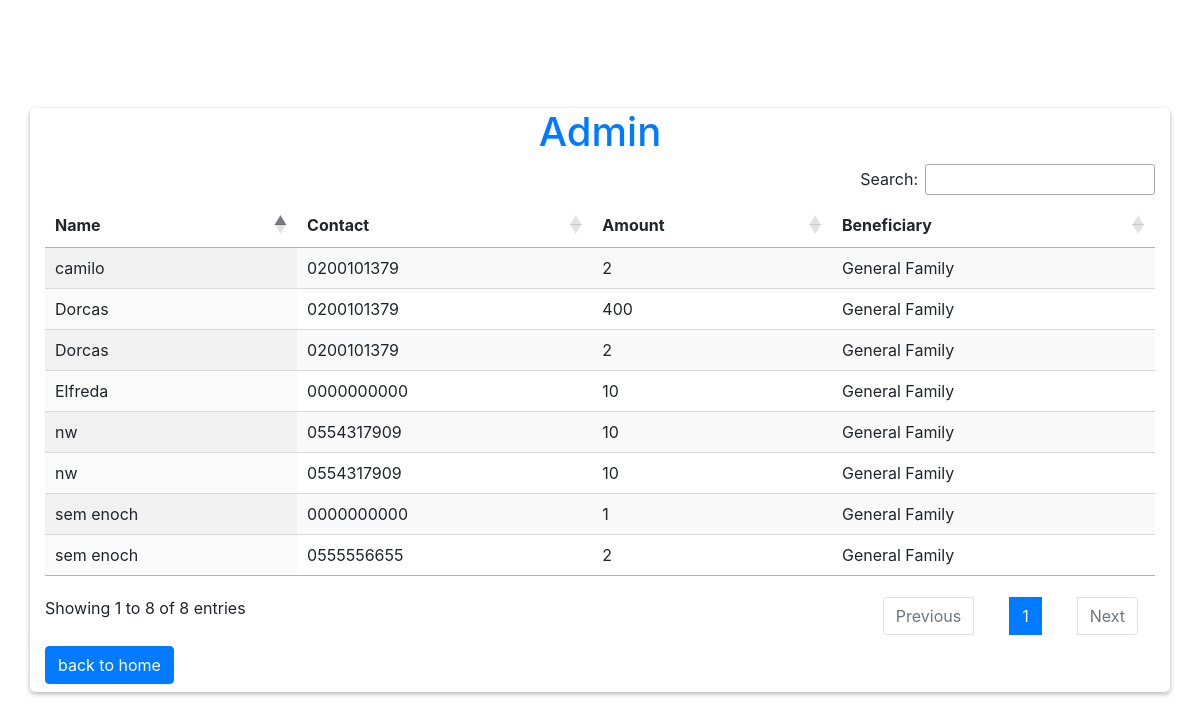
/admin, run on an earlier commit of the app's database.
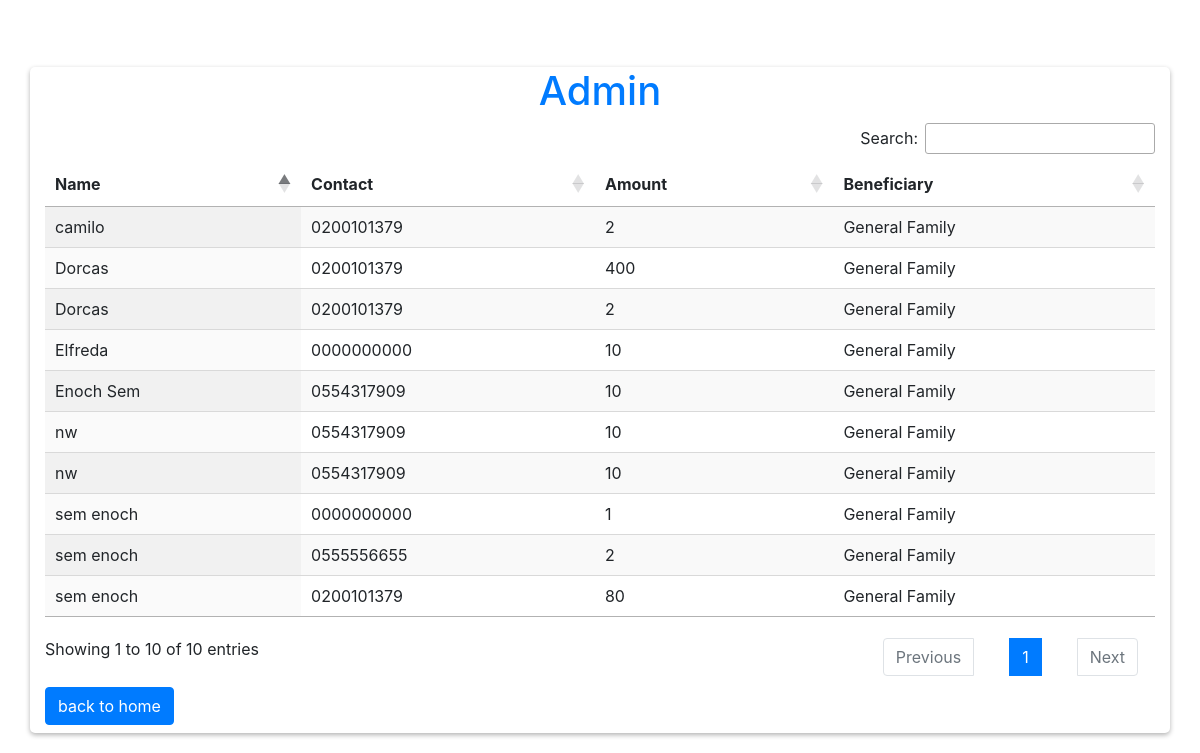
And on a later commit of the database.
### tables this page shows
CREATE TABLE contributor(
    id INTEGER PRIMARY KEY AUTOINCREMENT,
    name TEXT NOT NULL, 
	contact TEXT NOT NULL,
	amount TEXT NOT NULL,
	beneficiary TEXT NOT NULL
    );

### app.py (the view)
@app.route("/admin")
def admin():
    db = DB()
    contributors = db.select_all(TABLE_NAME)
    lenght = len(contributors)
    return render_template("admin.html", contributors = contributors, lenght = lenght)

### db.py (called while the page is built)
    def select_all(self,tb_name):
        self.cur.execute("SELECT * FROM {}".format(tb_name))
        data = self.cur.fetchall()
        return data

### templates/admin.html (shortened to what this page needs)
{% extends "base.html" %}
{% block body %}
<div class="container pb-2">
    <div class="text-primary text-center"><h1>Admin</h1></div>
        <div id="tb_rapper">
            <table id="table_id" class="display">
                <thead>
                    <tr>
                        <th>Name</th>
                        <th>Contact</th>
                        <th>Amount</th>
                        <th>Beneficiary</th>
                    </tr>
                </thead>
                <tbody>
                    {% if lenght >0 %}
                    {% for contributor in range(lenght)%}
                    <tr>
                        <td>{{contributors[contributor][1]}}</td>
                        <td>{{contributors[contributor][2]}}</td>
                        <td>{{contributors[contributor][3]}}</td>
                        <td>{{contributors[contributor][4]}}</td>
                    </tr>
                    {% else %}
                    <tr>
                        <center><td>No Contributions Yet</td></center>
                    </tr>
                    {% endfor%}
                    {% endif%}
                </tbody>
            </table>
        </div>
        <a class="btn btn-primary mr-3" href="/">back to home</a>
</div>
{% endblock %}

What changed in the data, as far as the page shows it:
added contributor: name "sem enoch", contact "0200101379", amount "80", beneficiary "General Family"
added contributor: name "Enoch Sem", contact "0554317909", amount "10", beneficiary "General Family"
Also different on the page:
text written by a page script: "Search: Showing 1 to 8 of 8 entries Previous 1 Next" → "Search: Showing 1 to 10 of 10 entries Previous 1 Next"
